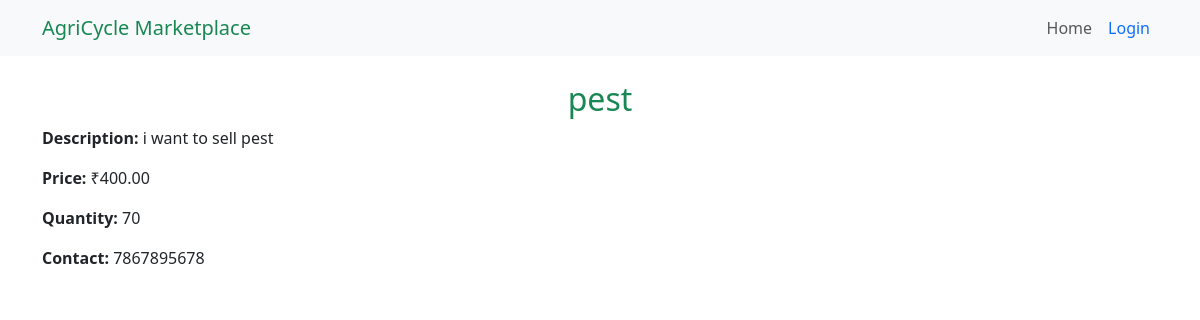
The page /marketplace/view_item.php?id=5 on the database as committed earlier.
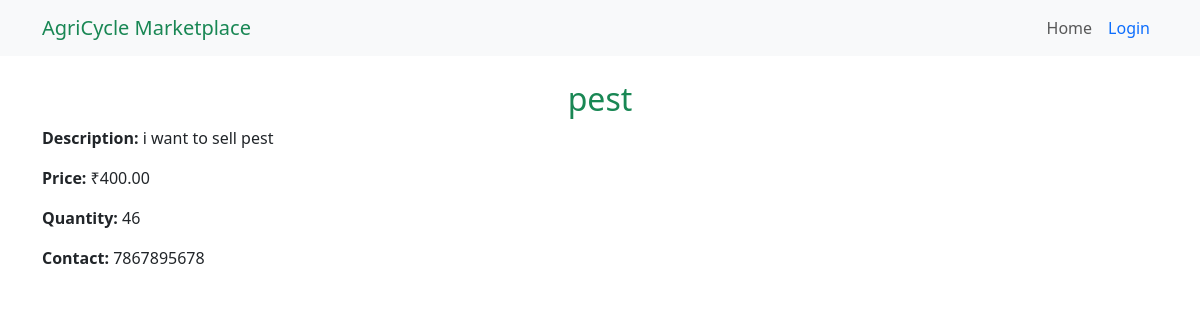
The same page on the database as committed later.
### tables this page shows
CREATE TABLE `marketplace_items` (
  `id` int(11) NOT NULL,
  `user_id` int(11) NOT NULL,
  `item_name` varchar(255) NOT NULL,
  `description` text NOT NULL,
  `price` decimal(10,2) NOT NULL,
  `quantity` int(11) NOT NULL,
  `contact_info` varchar(255) NOT NULL,
  `created_at` timestamp NOT NULL DEFAULT current_timestamp()
);

### marketplace/view_item.php (the view, shortened to what this page needs)
<?php
include '../config/db_connect.php';
$item_id = intval($_GET['id']);
$query = "SELECT * FROM marketplace_items WHERE id = '$item_id'";
$result = mysqli_query($conn, $query);
$item = mysqli_fetch_assoc($result);
?>
<!DOCTYPE html>
<html lang="en">
<head>
    <link rel="stylesheet" href="https://cdn.jsdelivr.net/npm/bootstrap@5.3.0/dist/css/bootstrap.min.css">
</head>
<body>
<?php include '../marketplace/navbar.php'; ?>
<div class="container mt-4">
    <h2 class="text-center text-success"><?= htmlspecialchars($item['item_name']) ?></h2>
    <p><strong>Description:</strong> <?= htmlspecialchars($item['description']) ?></p>
    <p><strong>Price:</strong> ₹<?= htmlspecialchars($item['price']) ?></p>
    <p><strong>Quantity:</strong> <?= htmlspecialchars($item['quantity']) ?></p>
    <p><strong>Contact:</strong> <?= htmlspecialchars($item['contact_info']) ?></p>
</div>
</body>
</html>

Rows that differ between the two databases and show on the page:
changed marketplace_items "pest": quantity "70" → "46"
